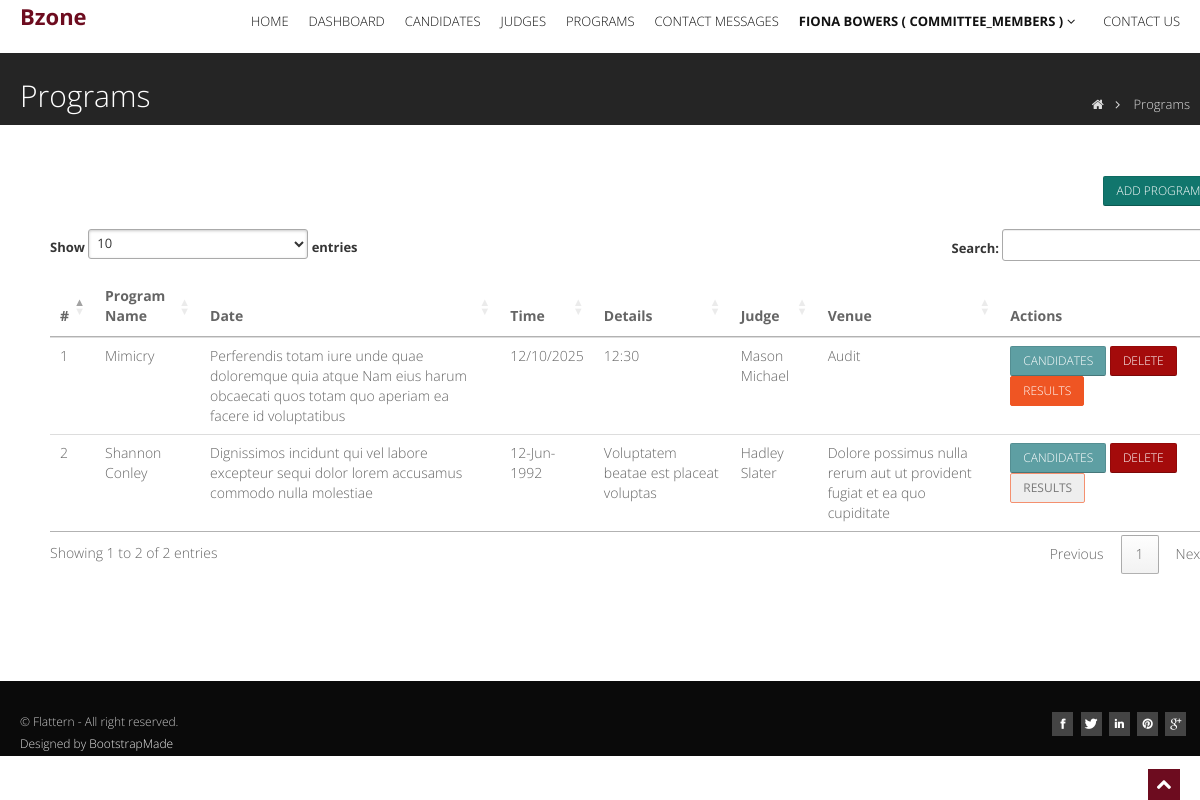
Screenshot of /committee-members/programs/view (signed in) with the database file from the repository.
### frontend/models.py (models this page shows, shortened)
class Programs(models.Model):
    id = models.AutoField(primary_key=True, null=False)
    program_name = models.CharField(max_length=255, null=True)
    details = models.TextField(null=True)
    date = models.CharField(max_length=10, null=True)
    time = models.CharField(max_length=25, null=True)
    venue = models.CharField(max_length=100, null=True)
    committee_member = models.ForeignKey(CommitteeMembers,on_delete=models.SET_NULL,null=True)
    judge = models.ForeignKey(Judges,on_delete=models.SET_NULL,null=True)
    status_choices = [
        ('yes', 'Yes'),
        ('no', 'No'),
    ]
    published = models.CharField(max_length=7, choices=status_choices, default="no")

class Judges(models.Model):
    id = models.AutoField(primary_key=True, null=False)
    name = models.CharField(max_length=100, null=True)
    email = models.CharField(max_length=255, null=True)
    username = models.CharField(max_length=25, null=True)
    password = models.CharField(max_length=255, null=True)
    phone = models.CharField(max_length=15, null=True)
    address = models.TextField(null=True)
    status_choices = [
        ('active', 'Active'),
        ('suspend', 'Suspend'),
    ]
    status = models.CharField(max_length=7, choices=status_choices, default="active")
    def __str__(self):
        return self.name

### frontend/views.py (the view)
# urls.py: path('committee-members/programs/view', views.cm_view_programs, name='cm_view_programs'),
def cm_view_programs(request):
    programs = Programs.objects.filter(committee_member=request.session['user_id'])
    context = {'programs': programs }
    return render(request, 'cm_view_programs.html', context)

### frontend/templates/cm_view_programs.html (shortened to what this page needs)
{% load static %}
{% include "includes/header.html" %}
<section id="inner-headline">
    <div class="container">
        <div class="row">
            <div class="span8">
                <div class="inner-heading">
                    <h2>Programs</h2>
                </div>
            </div>
            <div class="span4">
                <ul class="breadcrumb">
                    <li><a href="#"><i class="icon-home"></i></a><i class="icon-angle-right"></i></li>
                    <li class="active">Programs</li>
                </ul>
            </div>
        </div>
    </div>
</section>
<section id="content">
    <div class="container">
        <div class="row">
            <div class="span12">
                <div class="span12 align-center">
                </div>
                <div class="span12" align="right">
                    <a href="/committee-members/programs/add" class="btn btn-success btn-sm">Add Programs</a>
                    <br /><br />
                </div>
                <div class="span12">
                <table class="table table-hover">
                    <thead>
                    <tr>
                        <th scope="col">#</th>
                        <th scope="col">Program Name</th>
                        <th scope="col">Date</th>
                        <th scope="col">Time</th>
                        <th scope="col">Details</th>
                        <th scope="col">Judge</th>
                        <th scope="col">Venue</th>
                        <th scope="col">Actions</th>
                    </tr>
                    </thead>
                    <tbody>
                    {% for i in programs %}
                    <tr>
                        <td>{{ forloop.counter }}</td>
                        <td>{{ i.program_name }}</td>
                        <td>{{ i.details }}</td>
                        <td>{{ i.date }}</td>
                        <td>{{ i.time }}</td>
                        <td>{{ i.judge }}</td>
                        <td>{{ i.venue }}</td>
                        <td width="200">
                            <a href="/committee-members/programs/view-candidates/{{ i.id }}"
                               class="btn btn-info btn-sm">Candidates</a>
                            <a href="/committee-members/programs/delete/{{ i.id }}"
                               class="btn btn-danger btn-sm">Delete</a>
                            {% if i.published == 'yes' %}
                            <a href="/programs/view-results/{{ i.id }}" class="btn btn-orange btn-sm">Results</a>
                            {% else %}
                            <input type="button" class="btn btn-orange btn-sm" disabled value="Results"/>
                            {% endif %}
                        </td>
                    </tr>
                    {% endfor %}
                    </tbody>
                </table>
                </div>
            </div>
        </div>
    </div>
</section>
{% include "includes/footer.html" %}

### static/css/style.css (style rules this page uses)
body { font-family: 'Open Sans', Arial, sans-serif; font-size: 14px; font-weight: 300; line-height: 1.6em; color: #656565; }
.container { padding: 0 20px 0 20px; position: relative; }
#content { position: relative; background: #fff; padding: 50px 0 0 0; }
#inner-headline { background: #252525; position: relative; margin: 0; padding: 0; color: #fefefe; }
#inner-headline .inner-heading h2 { color: #fff; margin: 20px 0 0 0; }
#inner-headline ul.breadcrumb { margin: 30px 0 0; float: right; }
#inner-headline ul.breadcrumb li { margin-bottom: 0; padding-bottom: 0; }
#inner-headline ul.breadcrumb li { font-size: 13px; color: #ddd; }
#inner-headline ul.breadcrumb li i { color: #dedede; }
#inner-headline ul.breadcrumb li a { color: #fff; }
.align-center { text-align: center !important; }
.inner-heading h2 { font-size: 30px !important; }

### static/skins/kissme.css (style rules this page uses)
a, a:hover,a:focus,a:active, footer a.text-link:hover, strike, footer ul.link-list li a:hover, .post-meta span a:hover, footer a.text-link, ul.meta-post li a:hover, ul.cat li a:hover, ul.recent li h6 a:hover, ul.portfolio-categ li.active a, ul.portfolio-categ li.active a:hover, ul.portfolio-categ li a:hover,ul.related-post li h4 a:hover, span.highlight,article .post-heading h3 a:hover, .navbar .nav > .active > a,.navbar .nav > .active > a:hover,.navbar .nav > li > a:hover,.navbar .nav > li > a:focus,.navbar .nav > .active > a:focus, .validation { color:#6D0C1F; }

### static/css/overwrite.css (style rules this page uses)
h1, h2, h3, h4, h5, h6 { font-family: 'Open Sans', sans-serif; color:#353535; font-weight:300; line-height:1.5em; margin-top:0; }
h2 { font-size:42px; margin-bottom:22px; }
label, input, button, select, textarea { font-size: 13px; font-weight: normal; }
input, button, select, textarea { font-family:'Open Sans', Arial, sans-serif; font-size: 13px; }
ul, ol { padding: 0; margin: 0 0 10px 25px; }
li { line-height: 1.6em; }
.btn { font-size: 12px; text-transform:uppercase; text-shadow: none; background-image:none; border-color: none; border-bottom-color: none; -webkit-box-shadow: none; -moz-box-shadow: none; box-shadow: none; }
.btn { outline:0; -webkit-border-radius: 2px; -moz-border-radius: 2px; border-radius: 2px; }
a.btn,.btn:focus { outline:0; }
.btn-info { background: #5E9FA3; }
.btn-success { background: #11766D; }
.btn-danger { background: #a40b0b; }
.btn-orange { border:1px solid #ef5523; color:#fff; background: #ef5523; }
.breadcrumb { float:left; padding:10px 0 10px 0; margin:0; list-style: none; background: none; -webkit-border-radius: 0; -moz-border-radius: 0; border-radius: 0; }
.breadcrumb > li { display: inline-block; *display: inline; text-shadow: none; font-size:12px; *zoom: 1; margin:0; }
.breadcrumb > .active { color: #797979; }

### rows the page displays
Programs: program_name "Mimicry", details "Perferendis totam iure unde quae doloremque quia atque Nam eius harum obcaecati quos totam quo aperiam ea facere id voluptatibus", date "12/10/2025", time "12:30", judge "Mason Michael", venue "Audit"
Programs: program_name "Shannon Conley", details "Dignissimos incidunt qui vel labore excepteur sequi dolor lorem accusamus commodo nulla molestiae", date "12-Jun-1992", time "Voluptatem beatae est placeat voluptas", judge "Hadley Slater", venue "Dolore possimus nulla rerum aut ut provident fugiat et ea quo cupiditate"

### other values shown
{{ request.session.full_name }} "FIONA BOWERS"
{{ request.session.usertype }} "COMMITTEE_MEMBERS"
